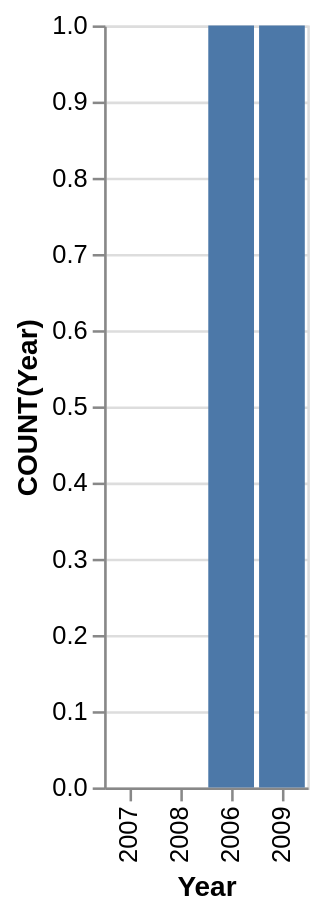

Vega-Lite specification for this chart:
### Vega-Lite specification from a JSON file in a GitHub repository (floating-point values rounded to 4 significant figures)
{"data": {"values": [{"x_data": "2006", "y_data": 1}, {"x_data": "2007", "y_data": 0}, {"x_data": "2008", "y_data": 0}, {"x_data": "2009", "y_data": 1}]}, "mark": "bar", "encoding": {"x": {"field": "x_data", "type": "nominal", "title": "Year", "sort": {"op": "sum", "field": "y_data", "order": "ascending"}}, "y": {"field": "y_data", "type": "quantitative", "title": "COUNT(Year)"}}}
